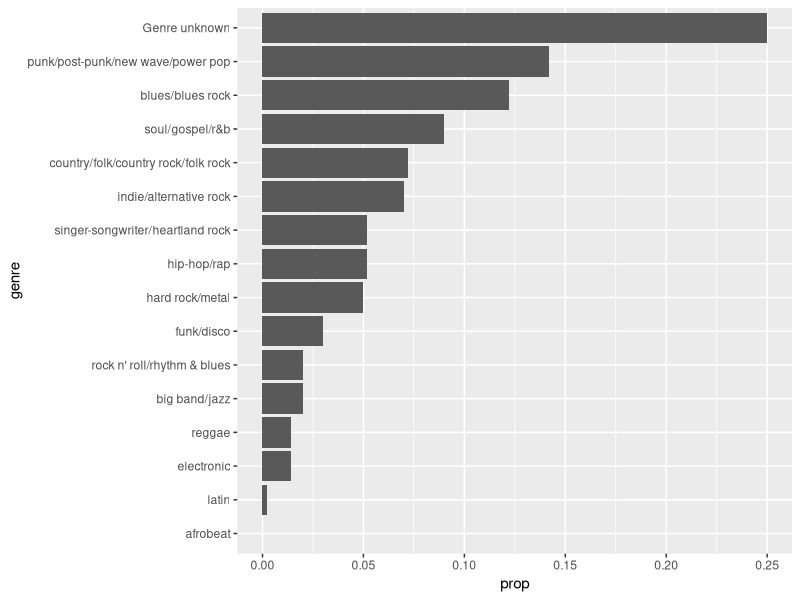
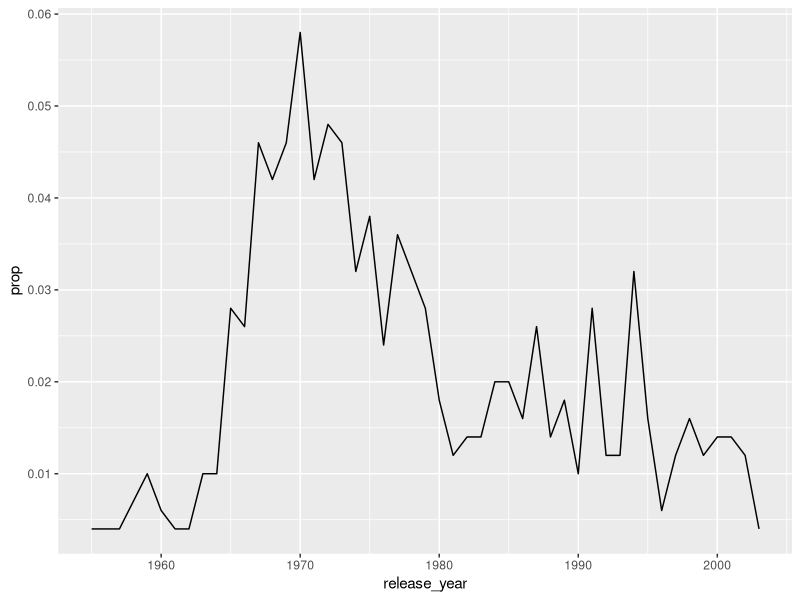
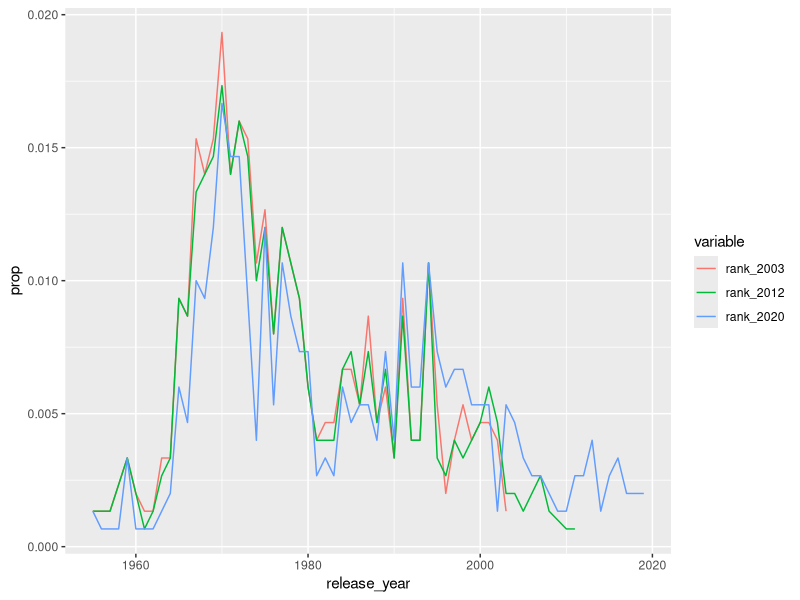

These charts were generated, in order, by the following R code:
## ---- chunk 1
library(data.table)
## ---- chunk 2
rolling_stone <- fread('data/rolling_stone.csv')
## ---- chunk 3
setDT(rolling_stone)
## ---- chunk 4
str(rolling_stone)
## ---- chunk 5
rolling_stone[rank_2003 == 1]
## ---- chunk 6
rolling_stone[artist_gender == "Female" & artist_member_count > 1]
## ---- chunk 7
rolling_stone[order(rank_2003)]
## ---- chunk 8
rolling_stone[, sort_name]
## ---- chunk 9
rolling_stone[, list(sort_name, rank_2003)]
## ---- chunk 10
rolling_stone[, mean(rank_2003, na.rm = TRUE)]
## ---- chunk 11
rolling_stone[genre == "Electronic", mean(rank_2003, na.rm = TRUE)]
## ---- chunk 12
rolling_stone[, mean(rank_2003, na.rm = TRUE), by = genre]
## ---- chunk 13
rolling_stone[, genre := tolower(genre)]
## ---- chunk 14
rolling_stone[, mean(years_between, na.rm = TRUE), by = artist_gender]
## ---- chunk 15
rolling_stone[, mean(rank_2003, na.rm = TRUE), by = genre][order(V1)]
## ---- chunk 16
rolling_stone[, .(mean_rank = mean(rank_2003, na.rm = TRUE)), by = genre] |> 
_[order(mean_rank)]
## ---- chunk 17
rolling_stone[, .(mean_rank = mean(rank_2003, na.rm = TRUE),
N = sum(!is.na(rank_2003))), by = genre] |> 
_[order(mean_rank)]
## ---- chunk 18
rolling_stone[, .(mean_rank = mean(rank_2003, na.rm = TRUE),
N = sum(!is.na(rank_2003))), by = genre] |> 
_[, prop := N/sum(N)] |> 
_[order(-prop)]
## ---- chunk 19
rolling_stone[, .(mean_rank = mean(rank_2003, na.rm = TRUE),
N = sum(!is.na(rank_2003))), by = genre] |> 
_[, let(prop = N/sum(N),
genre = fifelse(genre == "", "Genre unknown", genre))] |> 
_[order(-prop)] 

## ---- chunk 20
library(ggplot2) #Or any another package to make plots

rolling_stone[, .(mean_rank = mean(rank_2003, na.rm = TRUE),
N = sum(!is.na(rank_2003))), by = genre] |> 
_[, let(prop = N/sum(N),
genre = fifelse(genre == "", "Genre unknown", genre))] |>  
_[, genre := forcats::fct_reorder(genre, prop)] |> 
ggplot(aes(prop, genre)) +
geom_col()
## ---- chunk 21
rolling_stone[!is.na(rank_2003)] |> 
  _[, .N, by = release_year] |> 
  _[, prop := N/sum(N)] |> 
  ggplot(aes(release_year, prop)) +
  geom_line()
## ---- chunk 22
rolling_stone[, .(N_2003 = .N,
                  N_2012 = .N,
                  N_2020 = .N), by = release_year] |> 
_[, let(prop_2003 = N_2003/sum(N_2003),
prop_2012 = N_2012/sum(N_2012),
prop_2020 = N_2020/sum(N_2020))] 
## ---- chunk 23
rolling_stone |> 
  melt(id.vars = c("release_year", "album_id"), measure.vars = patterns("^rank"))
## ---- chunk 24
rolling_stone |> 
  melt(id.vars = c("release_year", "album_id"), measure.vars = patterns("^rank")) |> 
_[!is.na(value), .(.N), by = .(release_year, variable)] |> 
_[, prop := N/sum(N)]
## ---- chunk 25
rolling_stone |> 
  melt(id.vars = c("release_year", "album_id"), measure.vars = patterns("^rank")) |> 
_[!is.na(value), .(.N), by = .(release_year, variable)] |> 
_[, prop := N/sum(N)] |> 
 ggplot(aes(release_year, prop)) +
  geom_line(aes(color = variable))
